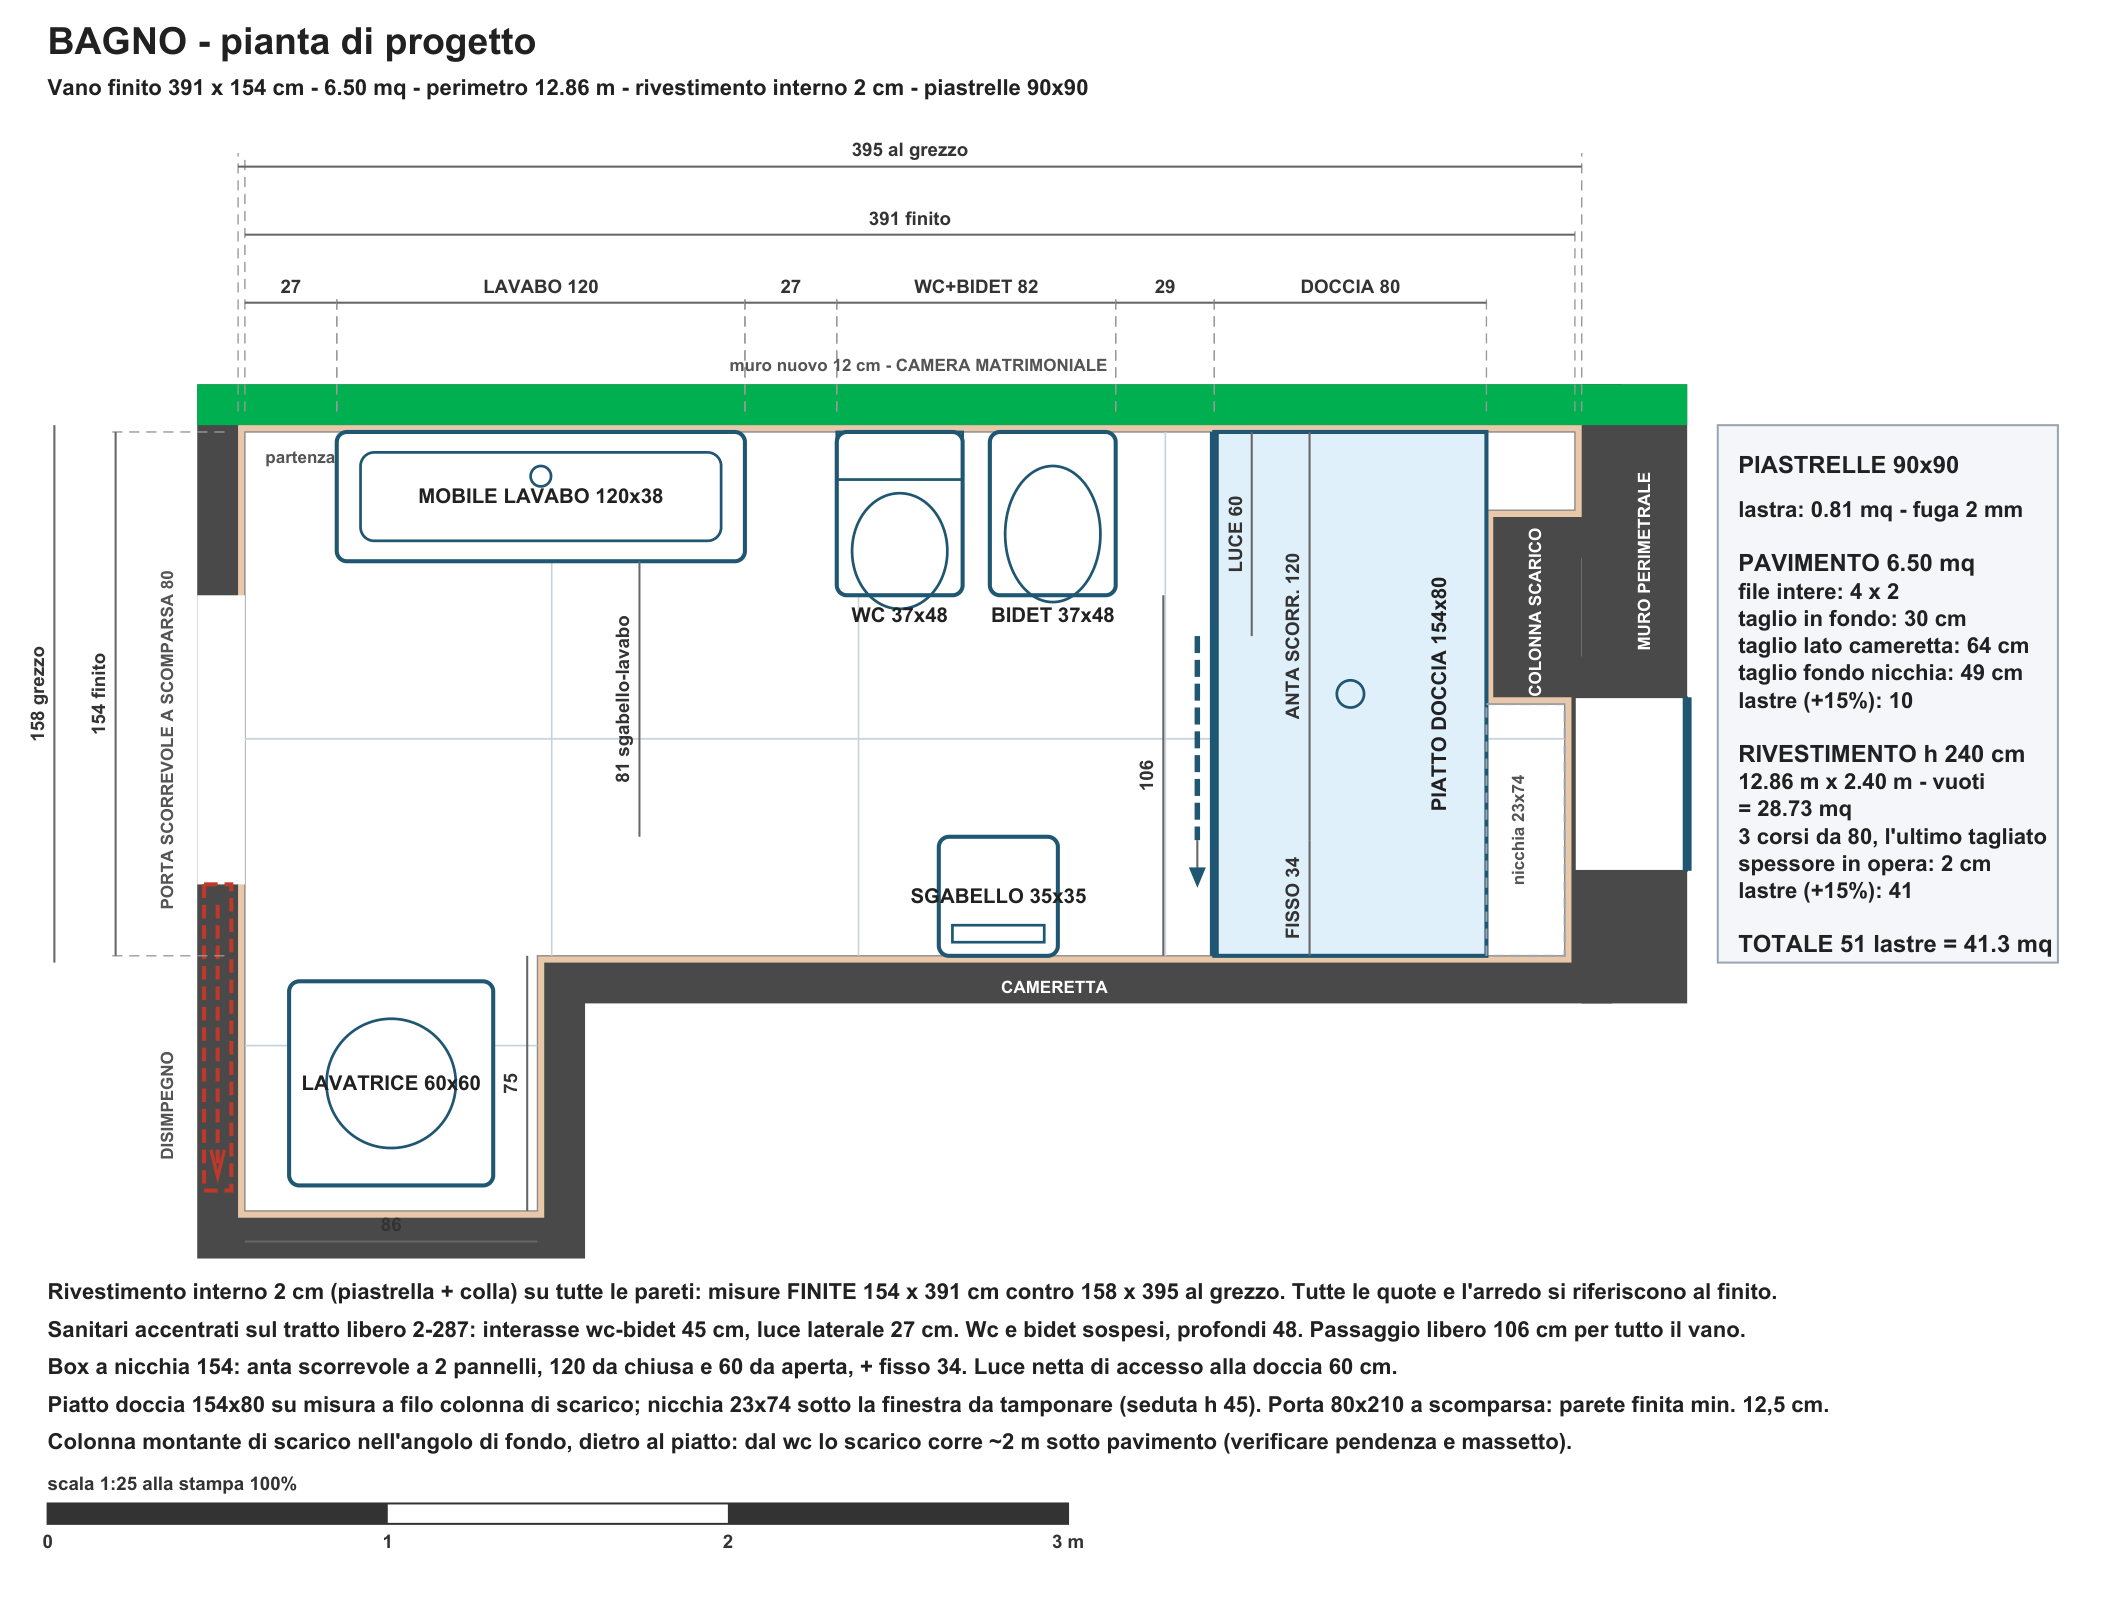

Write Python code to recreate this figure.
"""Genera la pianta del bagno (SVG + PDF + PNG) da un blocco di parametri.

Tutte le misure sono in CENTIMETRI, nel sistema locale del bagno:
  X = lunghezza, 0 = filo interno della parete con la porta
  Y = larghezza, 0 = filo interno del muro nuovo da 12 cm (lato camera matrimoniale)

Per modificare il progetto basta agire sul blocco PARAMETRI qui sotto.
Esecuzione:  python bagno_pianta.py
"""

import contextlib
import io
import math
import subprocess
import sys

with contextlib.redirect_stdout(io.StringIO()):
    import casa_pianta as cp

# =====================================================================
# PARAMETRI
# =====================================================================

SCALA = 25  # 1:SCALA alla stampa al 100%
OUT = r"c:\WORK\GH\bagno_pianta"

MURO = 12      # spessore grafico delle murature
RIV_SP = 2     # spessore del rivestimento interno (piastrella + colla)

# Vano AL GREZZO rilevato da "TAV 02 - Stato di progetto"
# (verificato: area 6,75 mq e perimetro 13,02 m come da tavola)
VANO = [
    (0, 0), (395, 0), (395, 27), (369, 27), (369, 80),
    (392, 80), (392, 158), (90, 158), (90, 233), (0, 233),
]

# Porta scorrevole a scomparsa sulla parete X=0
PORTA = dict(luce=(50, 135), tasca=(135, 225), larghezza=80, altezza=210)

# Finestrella nella parete di fondo
FINESTRA = dict(tratto=(80, 131), sguincio=31, larghezza=51, altezza=89, davanzale=135)

# Piastrelle
PIASTRELLA = 90.0
FUGA = 0.2
POSA_ORIGINE = (RIV_SP, RIV_SP)  # angolo di partenza della prima lastra intera
RIV_CORSI = cp.RIV_CORSI  # corsi di rivestimento a parete: si cambia in casa_pianta.py
RIV_H = cp.H_RIV          # l'ultimo corso e' tagliato a filo dell'intradosso trave
SFRIDO = 0.15

# Arredo: (chiave, etichetta, x, y, ingombro lungo X, ingombro lungo Y)
ARREDO = [
    ("lavabo", "MOBILE LAVABO 120x38", 29, 2, 120, 38),
    ("wc", "WC 37x48", 176, 2, 37, 48),
    ("bidet", "BIDET 37x48", 221, 2, 37, 48),
    ("doccia", "PIATTO DOCCIA 154x80", 287, 2, 80, 154),
    ("sedia", "SGABELLO 35x35", 206, 121, 35, 35),
    ("lavatrice", "LAVATRICE 60x60", 15, 163.5, 60, 60),
]

# Box doccia a nicchia: anta = tratto coperto da chiusa, luce = passaggio da aperta
BOX = dict(fronte_x=287, fronte_y=(2, 156), anta=(2, 122), luce=60)

# Catena di quote orizzontale (x0, x1, testo)
QUOTE_X = [
    (2, 29, "27"), (29, 149, "LAVABO 120"), (149, 176, "27"),
    (176, 258, "WC+BIDET 82"), (258, 287, "29"), (287, 367, "DOCCIA 80"),
]

NOTE = [
    "Rivestimento interno 2 cm (piastrella + colla) su tutte le pareti: misure FINITE 154 x 391 cm contro 158 x 395 al grezzo. Tutte le quote e l'arredo si riferiscono al finito.",
    "Sanitari accentrati sul tratto libero 2-287: interasse wc-bidet 45 cm, luce laterale 27 cm. Wc e bidet sospesi, profondi 48. Passaggio libero 106 cm per tutto il vano.",
    "Box a nicchia 154: anta scorrevole a 2 pannelli, 120 da chiusa e 60 da aperta, + fisso 34. Luce netta di accesso alla doccia 60 cm.",
    "Piatto doccia 154x80 su misura a filo colonna di scarico; nicchia 23x74 sotto la finestra da tamponare (seduta h 45). Porta 80x210 a scomparsa: parete finita min. 12,5 cm.",
    "Colonna montante di scarico nell'angolo di fondo, dietro al piatto: dal wc lo scarico corre ~2 m sotto pavimento (verificare pendenza e massetto).",
]

# =====================================================================
# GEOMETRIA
# =====================================================================


def area(poly):
    s = 0.0
    for i in range(len(poly)):
        x0, y0 = poly[i]
        x1, y1 = poly[(i + 1) % len(poly)]
        s += x0 * y1 - x1 * y0
    return abs(s) / 2


def perimetro(poly):
    s = 0.0
    for i in range(len(poly)):
        x0, y0 = poly[i]
        x1, y1 = poly[(i + 1) % len(poly)]
        s += math.hypot(x1 - x0, y1 - y0)
    return s


def intervalli(poly, asse, c):
    """Intervalli interni al poligono rettilineo lungo la retta asse=c."""
    vals = []
    for i in range(len(poly)):
        p, q = poly[i], poly[(i + 1) % len(poly)]
        if asse == "x" and p[1] == q[1] and min(p[0], q[0]) < c < max(p[0], q[0]):
            vals.append(p[1])
        if asse == "y" and p[0] == q[0] and min(p[1], q[1]) < c < max(p[1], q[1]):
            vals.append(p[0])
    vals.sort()
    return list(zip(vals[0::2], vals[1::2]))


def offset_poly(poly, d):
    """Offset di un poligono rettilineo: d>0 verso l'interno, d<0 verso l'esterno."""
    n = len(poly)
    rette = []
    for i in range(n):
        p, q = poly[i], poly[(i + 1) % n]
        if p[1] == q[1]:
            rette.append(("h", p[1] + d * (1 if q[0] > p[0] else -1)))
        else:
            rette.append(("v", p[0] + d * (-1 if q[1] > p[1] else 1)))
    out = []
    for i in range(n):
        prev, cur = rette[(i - 1) % n], rette[i]
        out.append((prev[1], cur[1]) if prev[0] == "v" else (cur[1], prev[1]))
    return out


def pts(poly):
    return " ".join(f"{x:.2f},{y:.2f}" for x, y in poly)


# =====================================================================
# DISEGNO
# =====================================================================

S = []


def add(s):
    S.append(s)


def line(x1, y1, x2, y2, cls="", extra=""):
    add(f'<line x1="{x1:.2f}" y1="{y1:.2f}" x2="{x2:.2f}" y2="{y2:.2f}" class="{cls}" {extra}/>')


def rect(x, y, w, h, cls="", extra=""):
    add(f'<rect x="{x:.2f}" y="{y:.2f}" width="{w:.2f}" height="{h:.2f}" class="{cls}" {extra}/>')


def txt(x, y, s, cls="lbl", anchor="middle", rot=None):
    t = f' transform="rotate(-90 {x:.2f} {y:.2f})"' if rot else ""
    add(f'<text x="{x:.2f}" y="{y:.2f}" class="{cls}" text-anchor="{anchor}"{t}>{s}</text>')


def dim_h(x0, x1, y, label):
    line(x0, y, x1, y, "dl", 'marker-start="url(#tick)" marker-end="url(#tick)"')
    txt((x0 + x1) / 2, y - 3, label, "dim")


def dim_v(y0, y1, x, label):
    line(x, y0, x, y1, "dl", 'marker-start="url(#tick)" marker-end="url(#tick)"')
    txt(x - 3, (y0 + y1) / 2, label, "dim", rot=True)


def scalimetro(x, y, tot=300, passo=100):
    txt(x, y - 4, f"scala 1:{SCALA} alla stampa 100%", "dim", "start")
    rect(x, y, tot, 6, extra='fill="none" stroke="#333" stroke-width="0.6"')
    for i in range(int(tot // passo)):
        if i % 2 == 0:
            rect(x + i * passo, y, passo, 6, extra='fill="#333"')
        txt(x + i * passo, y + 13, f"{i}", "dim")
    txt(x + tot, y + 13, f"{tot/100:.0f} m", "dim")


W, H = 620, 470
TX, TY = 70, 125

FINITO = offset_poly(VANO, RIV_SP)
EST = offset_poly(VANO, -MURO)
XG = [p[0] for p in VANO]
YG = [p[1] for p in VANO]
XF = [p[0] for p in FINITO]
YF = [p[1] for p in FINITO]

AREA = area(FINITO) / 10000
PERIM = perimetro(FINITO) / 100
MODULO = PIASTRELLA + FUGA
LASTRA = (PIASTRELLA / 100) ** 2

vuoti = PORTA["larghezza"] * min(PORTA["altezza"], RIV_H) / 10000
vuoti += FINESTRA["larghezza"] * max(
    0.0, min(FINESTRA["davanzale"] + FINESTRA["altezza"], RIV_H) - FINESTRA["davanzale"]
) / 10000
RIV_MQ = PERIM * RIV_H / 100 - vuoti

n_pav = math.ceil(AREA / LASTRA * (1 + SFRIDO))
n_riv = math.ceil(RIV_MQ / LASTRA * (1 + SFRIDO))

add(f'<?xml version="1.0" encoding="UTF-8"?>')
add(f'<svg xmlns="http://www.w3.org/2000/svg" width="{W/SCALA:.2f}cm" '
    f'height="{H/SCALA:.2f}cm" viewBox="0 0 {W} {H}">')
add("""<defs>
<marker id="tick" markerWidth="8" markerHeight="8" refX="4" refY="4" orient="auto">
  <line x1="1" y1="7" x2="7" y2="1" stroke="#444" stroke-width="1"/></marker>
<style>
text { font-family: Arial, Helvetica, sans-serif; fill: #222; }
.t1 { font-size: 11px; font-weight: bold; }
.t2 { font-size: 6.5px; }
.t3 { font-size: 7px; font-weight: bold; }
.lbl { font-size: 6px; }
.lbls { font-size: 5px; fill: #555; }
.lblw { font-size: 5px; fill: #ffffff; }
.dim { font-size: 5.5px; fill: #333; }
.dl { stroke: #666; stroke-width: 0.6; }
.ext { stroke: #999; stroke-width: 0.4; stroke-dasharray: 3 2; }
.tile { stroke: #c9d3dc; stroke-width: 0.5; }
.riv { fill: #e9c9a8; stroke: none; }
.fix { fill: #ffffff; stroke: #1f5673; stroke-width: 1.2; }
.fixl { fill: none; stroke: #1f5673; stroke-width: 0.8; }
.glass { stroke: #1f5673; stroke-width: 2.6; }
.leaf { stroke: #1f5673; stroke-width: 1.6; stroke-dasharray: 5 2; }
.door { stroke: #c0392b; stroke-width: 1.2; stroke-dasharray: 4 2; fill: none; }
</style></defs>""")
rect(0, 0, W, H, extra='fill="#ffffff"')

txt(14, 16, "BAGNO - pianta di progetto", "t1", "start")
txt(14, 28, f"Vano finito {max(XF)-min(XF):.0f} x {max(YF)-min(YF)-75:.0f} cm - {AREA:.2f} mq - "
            f"perimetro {PERIM:.2f} m - rivestimento interno {RIV_SP} cm - "
            f"piastrelle {PIASTRELLA:.0f}x{PIASTRELLA:.0f}", "t2", "start")

add(f'<g transform="translate({TX},{TY})">')

# --- murature ---
add(f'<polygon points="{pts(EST)}" fill="#4a4a4a"/>')
rect(369, 27, 26, 53, extra='fill="#4a4a4a"')  # pilastro esistente
rect(max(XG), -MURO, FINESTRA["sguincio"], 170 + MURO, extra='fill="#4a4a4a"')
rect(-MURO, -MURO, max(XG) + FINESTRA["sguincio"] + MURO, MURO,
     extra='fill="#00b050" opacity="0.85"')  # muro nuovo da 12

# --- rivestimento interno 2 cm ---
add(f'<polygon points="{pts(VANO)}" class="riv"/>')
add(f'<polygon points="{pts(FINITO)}" fill="#ffffff" stroke="#8a8a8a" stroke-width="0.4"/>')

# --- piastrelle a pavimento ---
c = POSA_ORIGINE[0]
while c <= max(XF):
    if c > min(XF):
        for a, b in intervalli(FINITO, "x", c):
            line(c, a, c, b, "tile")
    c += MODULO
c = POSA_ORIGINE[1]
while c <= max(YF):
    if c > min(YF):
        for a, b in intervalli(FINITO, "y", c):
            line(a, c, b, c, "tile")
    c += MODULO
nx = int((max(XF) - POSA_ORIGINE[0]) // MODULO)
ny = int((max(YF) - POSA_ORIGINE[1]) // MODULO)
taglio_fondo = max(XF) - POSA_ORIGINE[0] - nx * MODULO
taglio_lato = 156 - POSA_ORIGINE[1] - int((156 - POSA_ORIGINE[1]) // MODULO) * MODULO
taglio_nicchia = max(YF) - POSA_ORIGINE[1] - ny * MODULO
txt(POSA_ORIGINE[0] + 6, POSA_ORIGINE[1] + 9, "partenza posa", "lbls", "start")

# --- finestra ---
rect(max(XF), FINESTRA["tratto"][0], max(XG) + FINESTRA["sguincio"] - max(XF),
     FINESTRA["tratto"][1] - FINESTRA["tratto"][0],
     extra='fill="#ffffff" stroke="#4a4a4a" stroke-width="0.5"')
line(max(XG) + FINESTRA["sguincio"], FINESTRA["tratto"][0],
     max(XG) + FINESTRA["sguincio"], FINESTRA["tratto"][1], "glass")
txt(405, sum(FINESTRA["tratto"]) / 2, f'FINESTRA {FINESTRA["larghezza"]}', "lblw", rot=True)

# --- porta scorrevole a scomparsa ---
l0, l1 = PORTA["luce"]
t0, t1 = PORTA["tasca"]
rect(-MURO, l0, MURO + RIV_SP, l1 - l0, extra='fill="#ffffff"')
rect(-MURO + 2, t0, MURO - 4, t1 - t0, "door")
line(-MURO / 2, l1 + 6, -MURO / 2, t1 - 6, "door")
add(f'<path d="M {-MURO/2-2},{t1-12} L {-MURO/2},{t1-4} L {-MURO/2+2},{t1-12}" '
    f'fill="none" stroke="#c0392b" stroke-width="1"/>')
txt(-19, (l0 + l1) / 2, f'PORTA SCORREVOLE A SCOMPARSA {PORTA["larghezza"]}', "lbls", rot=True)

# --- arredo ---
for kind, label, x, y, w, h in ARREDO:
    if kind == "doccia":
        rect(x, y, w, h, extra='fill="#dff1fb" stroke="#1f5673" stroke-width="1.2"')
        add(f'<circle cx="{x+w/2}" cy="{y+h/2}" r="4" class="fixl"/>')
        txt(x + w - 12, y + h / 2, label, "lbl", rot=True)
        continue
    rect(x, y, w, h, "fix", 'rx="3"')
    if kind == "lavabo":
        rect(x + 7, y + 6, w - 14, h - 12, "fixl", 'rx="4"')
        add(f'<circle cx="{x+w/2}" cy="{y+h/2-6}" r="3" class="fixl"/>')
    elif kind == "wc":
        rect(x, y, w, 14, "fixl")
        add(f'<ellipse cx="{x+w/2}" cy="{y+35}" rx="14" ry="17" class="fixl"/>')
    elif kind == "bidet":
        add(f'<ellipse cx="{x+w/2}" cy="{y+30}" rx="14" ry="20" class="fixl"/>')
    elif kind == "lavatrice":
        add(f'<circle cx="{x+w/2}" cy="{y+h/2}" r="19" class="fixl"/>')
    elif kind == "mobiletto":
        line(x, y, x + w, y, "fixl")
        line(x + w / 2, y, x + w / 2, y + h, "fixl")
    elif kind == "sedia":
        rect(x + 4, y + h - 9, w - 8, 5, "fixl")
    ty = y + h + 8 if kind in ("wc", "bidet") else y + h / 2 + 2
    txt(x + w / 2, ty, label, "lbl")

# --- box doccia ---
fx, (fy0, fy1) = BOX["fronte_x"], BOX["fronte_y"]
a0, a1 = BOX["anta"]
ap = a1 - BOX["luce"]  # ingombro dell'anta impacchettata
line(fx, fy0, fx, fy1, "glass")
line(fx - 5, ap, fx - 5, a1, "leaf")
line(fx - 5, a1, fx - 5, a1 + 12, "dl")
add(f'<path d="M {fx-5},{a1+14} l -2.5,-6 l 5,0 Z" fill="#1f5673"/>')
dim_v(fy0, ap, fx + 11, f"LUCE {BOX['luce']:.0f}")
dim_v(fy0, a1, fx + 28, f"ANTA SCORR. {a1-a0:.0f}")
dim_v(a1, fy1, fx + 28, f"FISSO {fy1-a1:.0f}")

# --- nicchia residua sotto la finestra ---
FONDO_FIN = 390  # filo finito della parete di fondo nel tratto della finestra
rect(367, 82, FONDO_FIN - 367, 156 - 82,
     extra='fill="none" stroke="#9aa5b1" stroke-width="0.6" stroke-dasharray="3 2"')
txt(378, 119, f"nicchia {FONDO_FIN-367:.0f}x74", "lbls", rot=True)
txt(383, 55, "COLONNA SCARICO", "lblw", rot=True)

# --- quote ---
for x0, x1, label in QUOTE_X:
    line(x0, -4, x0, -38, "ext")
    line(x1, -4, x1, -38, "ext")
    dim_h(x0, x1, -36, label)
line(min(XF), -40, min(XF), -80, "ext")
line(max(XF), -4, max(XF), -58, "ext")
dim_h(min(XF), max(XF), -56, f"{max(XF)-min(XF):.0f} finito")
line(min(XG), -4, min(XG), -80, "ext")
line(max(XG), -4, max(XG), -80, "ext")
dim_h(min(XG), max(XG), -76, f"{max(XG)-min(XG):.0f} al grezzo")

line(-4, min(YF), -38, min(YF), "ext")
line(-4, 156, -38, 156, "ext")
dim_v(min(YF), 156, -36, "154 finito")
dim_v(min(YG), 158, -54, "158 grezzo")
dim_v(40, 121, 118, "81 sgabello-lavabo")
dim_v(50, 156, 272, "106")
dim_h(min(XF), 88, 240, "86")
dim_v(156, max(YF), 85, "75")

txt(200, -16, "muro nuovo 12 cm  -  CAMERA MATRIMONIALE", "lbls")
txt(240, 167, "CAMERETTA", "lblw")
txt(-19, 200, "DISIMPEGNO", "lbls", rot=True)
txt(415, 40, "MURO PERIMETRALE", "lblw", rot=True)
add("</g>")

# --- computo piastrelle ---
bx, by = 505, 125
rect(bx, by, 100, 158, extra='fill="#f5f7f9" stroke="#9aa5b1" stroke-width="0.6"')
txt(bx + 6, by + 14, f"PIASTRELLE {PIASTRELLA:.0f}x{PIASTRELLA:.0f}", "t3", "start")
righe = [
    f"lastra: {LASTRA:.2f} mq - fuga {FUGA*10:.0f} mm",
    "",
    f"PAVIMENTO  {AREA:.2f} mq",
    f"  file intere: {nx} x {ny}",
    f"  taglio in fondo: {taglio_fondo:.0f} cm",
    f"  taglio lato cameretta: {taglio_lato:.0f} cm",
    f"  taglio fondo nicchia: {taglio_nicchia:.0f} cm",
    f"  lastre (+{SFRIDO*100:.0f}%): {n_pav}",
    "",
    f"RIVESTIMENTO h {RIV_H:.0f} cm",
    f"  {PERIM:.2f} m x {RIV_H/100:.2f} m - vuoti",
    f"  = {RIV_MQ:.2f} mq",
    f"  {RIV_CORSI} corsi da {cp.PIASTRELLA:.0f}, l'ultimo tagliato",
    f"  spessore in opera: {RIV_SP} cm",
    f"  lastre (+{SFRIDO*100:.0f}%): {n_riv}",
    "",
    f"TOTALE {n_pav + n_riv} lastre = {(n_pav+n_riv)*LASTRA:.1f} mq",
]
for i, r in enumerate(righe):
    txt(bx + 6, by + 27 + i * 8, r, "t3" if r.startswith(("PAVI", "RIVE", "TOTA")) else "t2", "start")

for i, n in enumerate(NOTE):
    txt(14, 382 + i * 11, n, "t2", "start")

scalimetro(14, 442)

add("</svg>")

svg = "\n".join(S)
with open(OUT + ".svg", "w", encoding="utf-8") as f:
    f.write(svg)

print(f"area   {AREA:.3f} mq   perimetro {PERIM:.3f} m")
print(f"tagli  fondo {taglio_fondo:.1f} | lato {taglio_lato:.1f} | nicchia {taglio_nicchia:.1f}")
print(f"lastre pavimento {n_pav}  rivestimento {n_riv} ({RIV_MQ:.2f} mq)")

try:
    from svglib.svglib import svg2rlg
    from reportlab.graphics import renderPDF
    import fitz

    d = svg2rlg(OUT + ".svg")
    renderPDF.drawToFile(d, OUT + ".pdf")
    doc = fitz.open(OUT + ".pdf")
    doc[0].get_pixmap(matrix=fitz.Matrix(3, 3)).save(OUT + ".png")
    print("scritti:", OUT + ".svg/.pdf/.png")
except Exception as e:  # anteprima opzionale
    print("anteprima non generata:", e)
